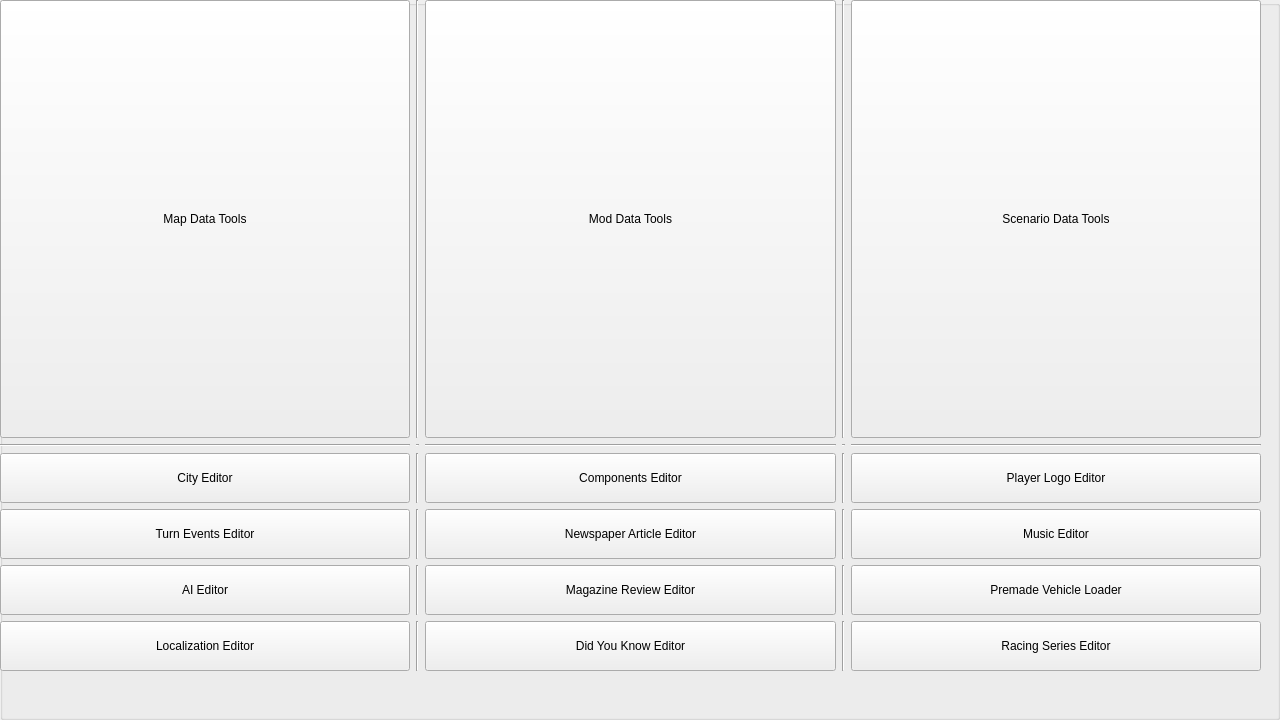
<?xml version="1.0" encoding="UTF-8"?>
<ui version="4.0">
 <class>MainWindow</class>
 <widget class="QMainWindow" name="MainWindow">
  <property name="windowModality">
   <enum>Qt::NonModal</enum>
  </property>
  <property name="geometry">
   <rect>
    <x>0</x>
    <y>0</y>
    <width>1280</width>
    <height>720</height>
   </rect>
  </property>
  <property name="minimumSize">
   <size>
    <width>1200</width>
    <height>600</height>
   </size>
  </property>
  <property name="mouseTracking">
   <bool>false</bool>
  </property>
  <property name="windowTitle">
   <string>GearCity ModTools</string>
  </property>
  <widget class="QWidget" name="centralwidget">
   <property name="sizePolicy">
    <sizepolicy hsizetype="Expanding" vsizetype="Expanding">
     <horstretch>0</horstretch>
     <verstretch>0</verstretch>
    </sizepolicy>
   </property>
   <layout class="QGridLayout" name="gridLayout_2">
    <item row="0" column="0">
     <widget class="QWidget" name="CityEditorWidgetContainer" native="true">
      <property name="sizePolicy">
       <sizepolicy hsizetype="Expanding" vsizetype="Expanding">
        <horstretch>0</horstretch>
        <verstretch>0</verstretch>
       </sizepolicy>
      </property>
      <property name="autoFillBackground">
       <bool>true</bool>
      </property>
     </widget>
    </item>
   </layout>
   <widget class="QGroupBox" name="MainMenuGroupBoxContainer">
    <property name="geometry">
     <rect>
      <x>0</x>
      <y>0</y>
      <width>1280</width>
      <height>720</height>
     </rect>
    </property>
    <property name="sizePolicy">
     <sizepolicy hsizetype="Expanding" vsizetype="Expanding">
      <horstretch>0</horstretch>
      <verstretch>0</verstretch>
     </sizepolicy>
    </property>
    <property name="autoFillBackground">
     <bool>true</bool>
    </property>
    <widget class="QWidget" name="gridLayoutWidget">
     <property name="geometry">
      <rect>
       <x>0</x>
       <y>0</y>
       <width>1261</width>
       <height>671</height>
      </rect>
     </property>
     <layout class="QGridLayout" name="gridLayout">
      <item row="5" column="4">
       <widget class="QPushButton" name="Button_PreMadeVehicleLoader">
        <property name="minimumSize">
         <size>
          <width>0</width>
          <height>50</height>
         </size>
        </property>
        <property name="text">
         <string>Premade Vehicle Loader</string>
        </property>
        <property name="icon">
         <iconset>
          <normaloff>:/.png/Vintage car_#222222_64px.png</normaloff>:/.png/Vintage car_#222222_64px.png</iconset>
        </property>
        <property name="iconSize">
         <size>
          <width>16</width>
          <height>16</height>
         </size>
        </property>
       </widget>
      </item>
      <item row="0" column="0">
       <widget class="QPushButton" name="Button_MapDataTools">
        <property name="sizePolicy">
         <sizepolicy hsizetype="Minimum" vsizetype="Expanding">
          <horstretch>0</horstretch>
          <verstretch>0</verstretch>
         </sizepolicy>
        </property>
        <property name="minimumSize">
         <size>
          <width>0</width>
          <height>100</height>
         </size>
        </property>
        <property name="text">
         <string>Map Data Tools</string>
        </property>
        <property name="icon">
         <iconset>
          <normaloff>:/.png/globe-icon.png</normaloff>:/.png/globe-icon.png</iconset>
        </property>
        <property name="iconSize">
         <size>
          <width>64</width>
          <height>64</height>
         </size>
        </property>
       </widget>
      </item>
      <item row="0" column="3">
       <widget class="Line" name="line_6">
        <property name="orientation">
         <enum>Qt::Vertical</enum>
        </property>
       </widget>
      </item>
      <item row="6" column="3">
       <widget class="Line" name="line_10">
        <property name="orientation">
         <enum>Qt::Vertical</enum>
        </property>
       </widget>
      </item>
      <item row="3" column="3">
       <widget class="Line" name="line_8">
        <property name="orientation">
         <enum>Qt::Vertical</enum>
        </property>
       </widget>
      </item>
      <item row="2" column="4">
       <widget class="QPushButton" name="Button_LogoEditor">
        <property name="minimumSize">
         <size>
          <width>0</width>
          <height>50</height>
         </size>
        </property>
        <property name="text">
         <string>Player Logo Editor</string>
        </property>
        <property name="icon">
         <iconset>
          <normaloff>:/.png/Paint_#222222_64px.png</normaloff>:/.png/Paint_#222222_64px.png</iconset>
        </property>
        <property name="iconSize">
         <size>
          <width>16</width>
          <height>16</height>
         </size>
        </property>
       </widget>
      </item>
      <item row="3" column="2">
       <widget class="QPushButton" name="Button_NewsPaperEditor">
        <property name="minimumSize">
         <size>
          <width>0</width>
          <height>50</height>
         </size>
        </property>
        <property name="text">
         <string>Newspaper Article Editor</string>
        </property>
        <property name="icon">
         <iconset>
          <normaloff>:/.png/newspaper-icon.png</normaloff>:/.png/newspaper-icon.png</iconset>
        </property>
        <property name="iconSize">
         <size>
          <width>16</width>
          <height>16</height>
         </size>
        </property>
       </widget>
      </item>
      <item row="1" column="0">
       <widget class="Line" name="line_11">
        <property name="orientation">
         <enum>Qt::Horizontal</enum>
        </property>
       </widget>
      </item>
      <item row="0" column="1">
       <widget class="Line" name="line">
        <property name="orientation">
         <enum>Qt::Vertical</enum>
        </property>
       </widget>
      </item>
      <item row="6" column="1">
       <widget class="Line" name="line_5">
        <property name="orientation">
         <enum>Qt::Vertical</enum>
        </property>
       </widget>
      </item>
      <item row="1" column="3">
       <widget class="Line" name="line_15">
        <property name="orientation">
         <enum>Qt::Horizontal</enum>
        </property>
       </widget>
      </item>
      <item row="5" column="1">
       <widget class="Line" name="line_4">
        <property name="orientation">
         <enum>Qt::Vertical</enum>
        </property>
       </widget>
      </item>
      <item row="6" column="0">
       <widget class="QPushButton" name="Button_LocalizationEditor">
        <property name="minimumSize">
         <size>
          <width>0</width>
          <height>50</height>
         </size>
        </property>
        <property name="text">
         <string>Localization Editor</string>
        </property>
        <property name="icon">
         <iconset>
          <normaloff>:/.png/Edit text_#222222_64px.png</normaloff>:/.png/Edit text_#222222_64px.png</iconset>
        </property>
        <property name="iconSize">
         <size>
          <width>16</width>
          <height>16</height>
         </size>
        </property>
       </widget>
      </item>
      <item row="3" column="0">
       <widget class="QPushButton" name="Button_TurnEventsEditor">
        <property name="minimumSize">
         <size>
          <width>0</width>
          <height>50</height>
         </size>
        </property>
        <property name="text">
         <string>Turn Events Editor</string>
        </property>
        <property name="icon">
         <iconset>
          <normaloff>:/.png/Calendar with circles_#222222_64px.png</normaloff>:/.png/Calendar with circles_#222222_64px.png</iconset>
        </property>
        <property name="iconSize">
         <size>
          <width>16</width>
          <height>16</height>
         </size>
        </property>
       </widget>
      </item>
      <item row="3" column="1">
       <widget class="Line" name="line_3">
        <property name="orientation">
         <enum>Qt::Vertical</enum>
        </property>
       </widget>
      </item>
      <item row="2" column="1">
       <widget class="Line" name="line_2">
        <property name="orientation">
         <enum>Qt::Vertical</enum>
        </property>
       </widget>
      </item>
      <item row="1" column="4">
       <widget class="Line" name="line_13">
        <property name="orientation">
         <enum>Qt::Horizontal</enum>
        </property>
       </widget>
      </item>
      <item row="2" column="0">
       <widget class="QPushButton" name="Button_CityEditor">
        <property name="minimumSize">
         <size>
          <width>0</width>
          <height>50</height>
         </size>
        </property>
        <property name="text">
         <string>City Editor</string>
        </property>
        <property name="icon">
         <iconset>
          <normaloff>:/.png/Block of flats_#222222_64px.png</normaloff>:/.png/Block of flats_#222222_64px.png</iconset>
        </property>
        <property name="iconSize">
         <size>
          <width>16</width>
          <height>16</height>
         </size>
        </property>
       </widget>
      </item>
      <item row="5" column="3">
       <widget class="Line" name="line_9">
        <property name="orientation">
         <enum>Qt::Vertical</enum>
        </property>
       </widget>
      </item>
      <item row="1" column="2">
       <widget class="Line" name="line_12">
        <property name="orientation">
         <enum>Qt::Horizontal</enum>
        </property>
       </widget>
      </item>
      <item row="6" column="2">
       <widget class="QPushButton" name="Button_DYKEditor">
        <property name="minimumSize">
         <size>
          <width>0</width>
          <height>50</height>
         </size>
        </property>
        <property name="text">
         <string>Did You Know Editor</string>
        </property>
        <property name="icon">
         <iconset>
          <normaloff>:/.png/Dialog_#222222_64px.png</normaloff>:/.png/Dialog_#222222_64px.png</iconset>
        </property>
        <property name="iconSize">
         <size>
          <width>16</width>
          <height>16</height>
         </size>
        </property>
       </widget>
      </item>
      <item row="3" column="4">
       <widget class="QPushButton" name="Button_MusicEditor">
        <property name="minimumSize">
         <size>
          <width>0</width>
          <height>50</height>
         </size>
        </property>
        <property name="text">
         <string>Music Editor</string>
        </property>
        <property name="icon">
         <iconset>
          <normaloff>:/.png/Music note_#222222_64px.png</normaloff>:/.png/Music note_#222222_64px.png</iconset>
        </property>
        <property name="iconSize">
         <size>
          <width>16</width>
          <height>16</height>
         </size>
        </property>
       </widget>
      </item>
      <item row="1" column="1">
       <widget class="Line" name="line_14">
        <property name="orientation">
         <enum>Qt::Horizontal</enum>
        </property>
       </widget>
      </item>
      <item row="2" column="3">
       <widget class="Line" name="line_7">
        <property name="orientation">
         <enum>Qt::Vertical</enum>
        </property>
       </widget>
      </item>
      <item row="0" column="4">
       <widget class="QPushButton" name="Button_ScenarioDataTools">
        <property name="sizePolicy">
         <sizepolicy hsizetype="Minimum" vsizetype="Expanding">
          <horstretch>0</horstretch>
          <verstretch>0</verstretch>
         </sizepolicy>
        </property>
        <property name="minimumSize">
         <size>
          <width>0</width>
          <height>100</height>
         </size>
        </property>
        <property name="text">
         <string>Scenario Data Tools</string>
        </property>
        <property name="icon">
         <iconset>
          <normaloff>:/.png/folder-games-icon.png</normaloff>:/.png/folder-games-icon.png</iconset>
        </property>
        <property name="iconSize">
         <size>
          <width>64</width>
          <height>64</height>
         </size>
        </property>
       </widget>
      </item>
      <item row="6" column="4">
       <widget class="QPushButton" name="Button_Racing">
        <property name="minimumSize">
         <size>
          <width>0</width>
          <height>50</height>
         </size>
        </property>
        <property name="text">
         <string>Racing Series Editor</string>
        </property>
        <property name="icon">
         <iconset>
          <normaloff>:/.png/X_#222222_64px.png</normaloff>:/.png/X_#222222_64px.png</iconset>
        </property>
        <property name="iconSize">
         <size>
          <width>16</width>
          <height>16</height>
         </size>
        </property>
       </widget>
      </item>
      <item row="5" column="2">
       <widget class="QPushButton" name="Button_MagazineEditor">
        <property name="minimumSize">
         <size>
          <width>0</width>
          <height>50</height>
         </size>
        </property>
        <property name="text">
         <string>Magazine Review Editor</string>
        </property>
        <property name="icon">
         <iconset>
          <normaloff>:/.png/Book with writing_#222222_64px.png</normaloff>:/.png/Book with writing_#222222_64px.png</iconset>
        </property>
        <property name="iconSize">
         <size>
          <width>16</width>
          <height>16</height>
         </size>
        </property>
       </widget>
      </item>
      <item row="0" column="2">
       <widget class="QPushButton" name="Button_ModDataTools">
        <property name="sizePolicy">
         <sizepolicy hsizetype="Minimum" vsizetype="Expanding">
          <horstretch>0</horstretch>
          <verstretch>0</verstretch>
         </sizepolicy>
        </property>
        <property name="minimumSize">
         <size>
          <width>0</width>
          <height>100</height>
         </size>
        </property>
        <property name="text">
         <string>Mod Data Tools</string>
        </property>
        <property name="icon">
         <iconset>
          <normaloff>:/.png/make-icon.png</normaloff>:/.png/make-icon.png</iconset>
        </property>
        <property name="iconSize">
         <size>
          <width>64</width>
          <height>64</height>
         </size>
        </property>
       </widget>
      </item>
      <item row="5" column="0">
       <widget class="QPushButton" name="Button_AIEditor">
        <property name="minimumSize">
         <size>
          <width>0</width>
          <height>50</height>
         </size>
        </property>
        <property name="text">
         <string>AI Editor</string>
        </property>
        <property name="icon">
         <iconset>
          <normaloff>:/.png/chess-horse-icon.png</normaloff>:/.png/chess-horse-icon.png</iconset>
        </property>
        <property name="iconSize">
         <size>
          <width>16</width>
          <height>16</height>
         </size>
        </property>
       </widget>
      </item>
      <item row="2" column="2">
       <widget class="QPushButton" name="Button_ComponentEditor">
        <property name="minimumSize">
         <size>
          <width>0</width>
          <height>50</height>
         </size>
        </property>
        <property name="text">
         <string>Components Editor</string>
        </property>
        <property name="icon">
         <iconset>
          <normaloff>:/.png/tire-icon.png</normaloff>:/.png/tire-icon.png</iconset>
        </property>
        <property name="iconSize">
         <size>
          <width>16</width>
          <height>16</height>
         </size>
        </property>
       </widget>
      </item>
     </layout>
    </widget>
    <zorder>gridLayoutWidget</zorder>
    <zorder>MapDataToolWidgetContainer</zorder>
   </widget>
   <widget class="QWidget" name="AIEditorWidgetContainer" native="true">
    <property name="geometry">
     <rect>
      <x>0</x>
      <y>0</y>
      <width>1280</width>
      <height>720</height>
     </rect>
    </property>
    <property name="sizePolicy">
     <sizepolicy hsizetype="Expanding" vsizetype="Expanding">
      <horstretch>0</horstretch>
      <verstretch>0</verstretch>
     </sizepolicy>
    </property>
    <property name="autoFillBackground">
     <bool>true</bool>
    </property>
   </widget>
   <widget class="QWidget" name="MapDataToolWidgetContainer_4" native="true">
    <property name="geometry">
     <rect>
      <x>0</x>
      <y>0</y>
      <width>1280</width>
      <height>720</height>
     </rect>
    </property>
    <property name="sizePolicy">
     <sizepolicy hsizetype="Expanding" vsizetype="Expanding">
      <horstretch>0</horstretch>
      <verstretch>0</verstretch>
     </sizepolicy>
    </property>
    <property name="autoFillBackground">
     <bool>true</bool>
    </property>
   </widget>
   <widget class="QWidget" name="MapDataToolWidgetContainer_5" native="true">
    <property name="geometry">
     <rect>
      <x>0</x>
      <y>0</y>
      <width>1280</width>
      <height>720</height>
     </rect>
    </property>
    <property name="sizePolicy">
     <sizepolicy hsizetype="Expanding" vsizetype="Expanding">
      <horstretch>0</horstretch>
      <verstretch>0</verstretch>
     </sizepolicy>
    </property>
    <property name="autoFillBackground">
     <bool>true</bool>
    </property>
   </widget>
   <widget class="QWidget" name="MapDataToolWidgetContainer_6" native="true">
    <property name="geometry">
     <rect>
      <x>0</x>
      <y>0</y>
      <width>1280</width>
      <height>720</height>
     </rect>
    </property>
    <property name="sizePolicy">
     <sizepolicy hsizetype="Expanding" vsizetype="Expanding">
      <horstretch>0</horstretch>
      <verstretch>0</verstretch>
     </sizepolicy>
    </property>
    <property name="autoFillBackground">
     <bool>true</bool>
    </property>
   </widget>
   <widget class="QWidget" name="MapDataToolWidgetContainer_7" native="true">
    <property name="geometry">
     <rect>
      <x>0</x>
      <y>0</y>
      <width>1280</width>
      <height>720</height>
     </rect>
    </property>
    <property name="sizePolicy">
     <sizepolicy hsizetype="Expanding" vsizetype="Expanding">
      <horstretch>0</horstretch>
      <verstretch>0</verstretch>
     </sizepolicy>
    </property>
    <property name="autoFillBackground">
     <bool>true</bool>
    </property>
   </widget>
   <widget class="QWidget" name="MapDataToolWidgetContainer_8" native="true">
    <property name="geometry">
     <rect>
      <x>0</x>
      <y>0</y>
      <width>1280</width>
      <height>720</height>
     </rect>
    </property>
    <property name="sizePolicy">
     <sizepolicy hsizetype="Expanding" vsizetype="Expanding">
      <horstretch>0</horstretch>
      <verstretch>0</verstretch>
     </sizepolicy>
    </property>
    <property name="autoFillBackground">
     <bool>true</bool>
    </property>
   </widget>
   <widget class="QWidget" name="MapDataToolWidgetContainer_9" native="true">
    <property name="geometry">
     <rect>
      <x>0</x>
      <y>0</y>
      <width>1280</width>
      <height>720</height>
     </rect>
    </property>
    <property name="sizePolicy">
     <sizepolicy hsizetype="Expanding" vsizetype="Expanding">
      <horstretch>0</horstretch>
      <verstretch>0</verstretch>
     </sizepolicy>
    </property>
    <property name="autoFillBackground">
     <bool>true</bool>
    </property>
   </widget>
   <widget class="QWidget" name="TurnEventEditorWidgetContainer" native="true">
    <property name="geometry">
     <rect>
      <x>0</x>
      <y>0</y>
      <width>1280</width>
      <height>720</height>
     </rect>
    </property>
    <property name="sizePolicy">
     <sizepolicy hsizetype="Expanding" vsizetype="Expanding">
      <horstretch>0</horstretch>
      <verstretch>0</verstretch>
     </sizepolicy>
    </property>
    <property name="autoFillBackground">
     <bool>true</bool>
    </property>
   </widget>
   <widget class="QWidget" name="MapDataToolWidgetContainer" native="true">
    <property name="geometry">
     <rect>
      <x>0</x>
      <y>0</y>
      <width>1280</width>
      <height>720</height>
     </rect>
    </property>
    <property name="sizePolicy">
     <sizepolicy hsizetype="Expanding" vsizetype="Expanding">
      <horstretch>0</horstretch>
      <verstretch>0</verstretch>
     </sizepolicy>
    </property>
    <property name="autoFillBackground">
     <bool>true</bool>
    </property>
   </widget>
   <zorder>CityEditorWidgetContainer</zorder>
   <zorder>AIEditorWidgetContainer</zorder>
   <zorder>MapDataToolWidgetContainer_4</zorder>
   <zorder>MapDataToolWidgetContainer_5</zorder>
   <zorder>MapDataToolWidgetContainer_6</zorder>
   <zorder>MapDataToolWidgetContainer_7</zorder>
   <zorder>MapDataToolWidgetContainer_8</zorder>
   <zorder>MapDataToolWidgetContainer_9</zorder>
   <zorder>TurnEventEditorWidgetContainer</zorder>
   <zorder>MapDataToolWidgetContainer</zorder>
   <zorder>MainMenuGroupBoxContainer</zorder>
  </widget>
  <action name="actionScenario">
   <property name="text">
    <string>Scenario</string>
   </property>
  </action>
  <action name="actionNew">
   <property name="text">
    <string>New</string>
   </property>
  </action>
  <action name="actionOpen">
   <property name="text">
    <string>Open</string>
   </property>
  </action>
  <action name="actionDelete">
   <property name="text">
    <string>Delete</string>
   </property>
  </action>
  <action name="actionNew_2">
   <property name="text">
    <string>New</string>
   </property>
  </action>
  <action name="actionOpen_2">
   <property name="text">
    <string>Open</string>
   </property>
  </action>
  <action name="actionDelete_2">
   <property name="text">
    <string>Delete</string>
   </property>
  </action>
  <action name="actionSave">
   <property name="text">
    <string>Save</string>
   </property>
  </action>
  <action name="actionMapNew">
   <property name="text">
    <string>Map</string>
   </property>
  </action>
  <action name="actionModNew">
   <property name="text">
    <string>Mod</string>
   </property>
  </action>
  <action name="actionScenarioNew">
   <property name="text">
    <string>Scenario</string>
   </property>
  </action>
  <action name="actionMapOpen">
   <property name="text">
    <string>Map</string>
   </property>
  </action>
  <action name="actionModOpen">
   <property name="text">
    <string>Mod</string>
   </property>
  </action>
  <action name="actionScenarioOpen">
   <property name="text">
    <string>Scenario</string>
   </property>
  </action>
  <action name="actionSave_2">
   <property name="text">
    <string>Save</string>
   </property>
  </action>
  <action name="actionSave_As">
   <property name="text">
    <string>Save As</string>
   </property>
  </action>
  <action name="actionMapDelete">
   <property name="text">
    <string>Map</string>
   </property>
  </action>
  <action name="actionModDelete">
   <property name="text">
    <string>Mod</string>
   </property>
  </action>
  <action name="actionScenarioDelete">
   <property name="text">
    <string>Scenario</string>
   </property>
  </action>
  <action name="actionExit">
   <property name="text">
    <string>Exit</string>
   </property>
  </action>
  <action name="actionHelp_Page">
   <property name="text">
    <string>Help Page</string>
   </property>
  </action>
  <action name="actionAbout">
   <property name="text">
    <string>About</string>
   </property>
  </action>
  <action name="actionFinished_Map">
   <property name="text">
    <string>Map</string>
   </property>
  </action>
  <action name="actionFinished_Mod">
   <property name="text">
    <string>Finished Mod</string>
   </property>
  </action>
  <action name="actionFinished_Scenario">
   <property name="text">
    <string>Scenario</string>
   </property>
  </action>
  <action name="actionMapImport">
   <property name="text">
    <string>Map</string>
   </property>
  </action>
  <action name="actionModImport">
   <property name="text">
    <string>Mod</string>
   </property>
  </action>
  <action name="actionScenarioImport">
   <property name="text">
    <string>Scenario</string>
   </property>
  </action>
 </widget>
 <resources/>
 <connections/>
</ui>
